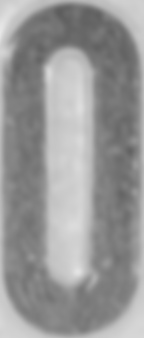
#> input picture BTL/LICENSE_PLATES_RECOGNITION/train_images/0/3024.jpg, 144 x 338 px, found by its file name; its folder holds only this picture in this run
$ jupyter execute _generate_train_data.ipynb
#> lines starting #> are read from the running program, lines starting #| are printed output that depends on the picture; after the words box and inside, x2 and y2 are one past the last pixel; in counts of white or black regions, pixels touching at a corner belong together
[cell 1]
import cv2
import os
import numpy as np
import csv

path = 'train_images'
list_dir = os.listdir(path)
file_gray = open('train_datas/number_data_gray.csv', 'w')
file_bin = open('train_datas/number_data_bin.csv', 'w')

for dir in list_dir:
    character = dir
    list_file = os.listdir(path + '/' + dir)
    for file in list_file:
        file_path = path + '/' + character + '/' + file
        mat = cv2.imread(file_path)
#> mat is the input picture: shape (338, 144, 3); min 93, max 232, mean 151.4
        width = mat.shape[0]
#> width = 338
        height = mat.shape[1]
#> height = 144
        scale = width / height
#> scale = 2.35
        mat_resize = cv2.resize(mat, (24,48))
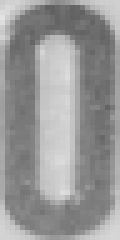
#> mat_resize: shape (48, 24, 3) (shown 5 times larger); min 97, max 226, mean 151.2
        mat_gray = cv2.cvtColor(mat_resize, cv2.COLOR_BGR2GRAY)
        median = mat_gray.mean() + 30
#> median = 181.2
        _, mat_bin = cv2.threshold(mat_gray, median, 255, cv2.THRESH_BINARY_INV)
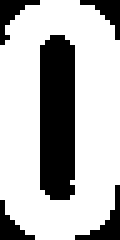
#> mat_bin: shape (48, 24) (shown 5 times larger); 71.6% white; 5 black regions, box (x1, y1, x2, y2) and area: (8, 7, 15, 40) 220, (15, 37, 24, 48) 31, (0, 0, 8, 9) 27, (16, 0, 24, 8) 25, (0, 40, 7, 48) 24

        # generate from gray
        byte_array_gray = np.asarray(mat_gray).reshape(-1)
#> byte_array_gray = 1152 values, max 226 at index 72, min 97 at index 33, mean 151.2
        data_row_gray = ''
        for val in byte_array_gray:
            data_row_gray += str(int(val)) + ','
#> this loop made 1152 passes
#> val on passes 11 to 13: 146, 138, 144
        data_row_gray += str(float(scale)) + ','
        data_row_gray += character + '\n'
        file_gray.write(data_row_gray)

        # generate from bin
        byte_array_bin = np.asarray(mat_bin).reshape(-1)
#> byte_array_bin = 1152 values, max 255 at index 8, min 0 at index 0, mean 182.6
        data_row_bin = ''
        for val in byte_array_bin:
            data_row_bin += str(int(val)) + ','
#> this loop made 1152 passes
#> val on passes 15 to 17: 255, 255, 0
        data_row_bin += str(float(scale)) + ','
        data_row_bin += character + '\n'
        file_bin.write(data_row_bin)
#> pass 2 of the loop `for dir in list_dir:`:
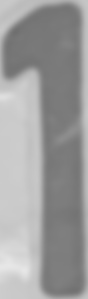
#> input picture BTL/LICENSE_PLATES_RECOGNITION/train_images/1/1006.jpg, 88 x 299 px, found by its file name
#> mat is the input picture: shape (299, 88, 3); min 111, max 231, mean 157.4
#> `mat_resize = cv2.resize(mat, (24,48))`:
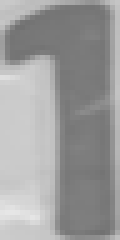
#> mat_resize: shape (48, 24, 3) (shown 5 times larger); min 113, max 230, mean 157.3
#> median = 187.3
#> `_, mat_bin = cv2.threshold(mat_gray, median, 255, cv2.THRESH_BINARY_INV)`:
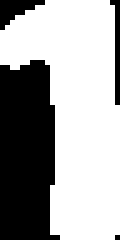
#> mat_bin: shape (48, 24) (shown 5 times larger); 63.6% white; 4 black regions (1 under 20 px), largest, box (x1, y1, x2, y2) and area: (0, 12, 12, 48) 369, (0, 0, 9, 6) 27, (22, 0, 24, 21) 22
#> byte_array_gray = 1152 values, max 230 at index 1009, min 113 at index 124, mean 157.3
#> the loop `for val in byte_array_gray:` made 1152 passes
#> val on passes 11 to 13: 183, 177, 172
#> byte_array_bin = 1152 values, max 255 at index 9, min 0 at index 0, mean 162.3
#> the loop `for val in byte_array_bin:` made 1152 passes


        # cv2.imshow('t', mat_bin)
        # cv2.waitKey(100)
file_gray.close()
file_bin.close()
print('Finished !')
